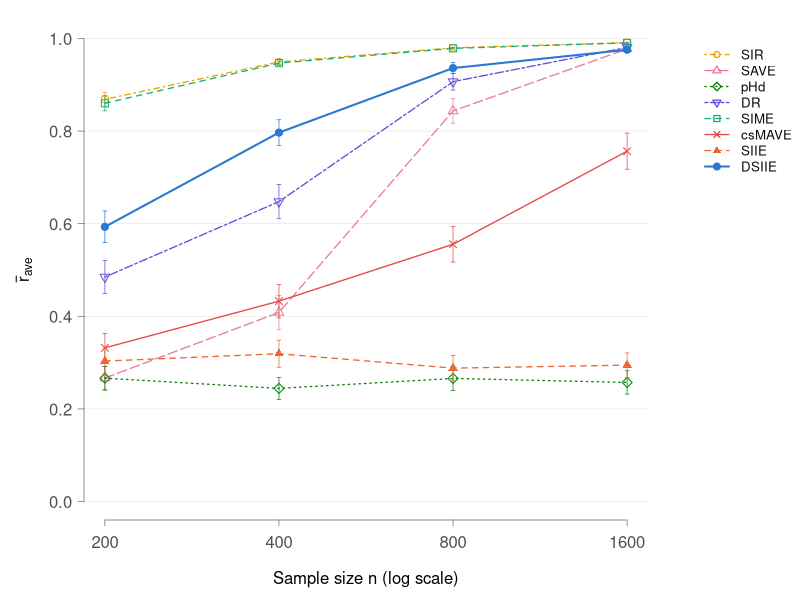

Write R code to recreate this figure.
# M1 sample-size trajectory, eight methods. Categorical colours follow the
# pre-validated reference order (slots 1-8); every series also has its own
# marker and line type, so identity does not depend on colour (print/CVD).
setwd(Sys.getenv("DSIIE_ROOT", getwd()))
S <- read.csv("results/simulation/summary_v8.csv", stringsAsFactors = FALSE)
M8 <- c("SIR", "SAVE", "pHd", "DR", "SIME", "csMAVE", "SIIE", "DSIIE")
COL <- c("#eda100", "#e87ba4", "#008300", "#6250d6", "#1baf7a", "#e34948", "#eb6834", "#2a78d6")
PCH <- c(1, 2, 5, 6, 0, 4, 17, 19); LTY <- c(4, 5, 3, 6, 2, 1, 2, 1); LWD <- c(rep(1.3, 7), 2)
ns <- c(200, 400, 800, 1600)
cairo_pdf("figures/fig_sim_M1_samplesize.pdf", width = 6.2, height = 3.9)
par(mar = c(4, 4.2, 1, 7.6), mgp = c(2.4, .6, 0), tcl = -.3)
plot(NA, xlim = range(ns), ylim = c(0, 1), log = "x", axes = FALSE,
     xlab = "Sample size n (log scale)", ylab = expression(bar(r)[ave]))
abline(h = seq(0, 1, .2), col = "#e4e3df", lwd = .6)
axis(1, at = ns, col = "#52514e", col.axis = "#52514e", lwd = .6)
axis(2, at = seq(0, 1, .2), las = 1, col = "#52514e", col.axis = "#52514e", lwd = .6)
for (i in seq_along(M8)) {
  v <- t(sapply(ns, function(n) { r <- S[S$model == "M1" & grepl("^SIM-N", S$cell) & S$n == n & S$method == M8[i], ]
    stopifnot(nrow(r) == 1); c(r$r_ave, r$mcse) }))
  lines(ns, v[, 1], col = COL[i], lty = LTY[i], lwd = LWD[i])
  arrows(ns, v[, 1] - 1.96 * v[, 2], ns, v[, 1] + 1.96 * v[, 2], angle = 90, code = 3, length = .02, col = COL[i], lwd = .7)
  points(ns, v[, 1], col = COL[i], pch = PCH[i], cex = .95)
}
par(xpd = NA)
legend(2150, 1.0, legend = M8, col = COL, pch = PCH, lty = LTY, lwd = LWD, bty = "n", cex = .8, text.col = "#0b0b0b")
dev.off()
